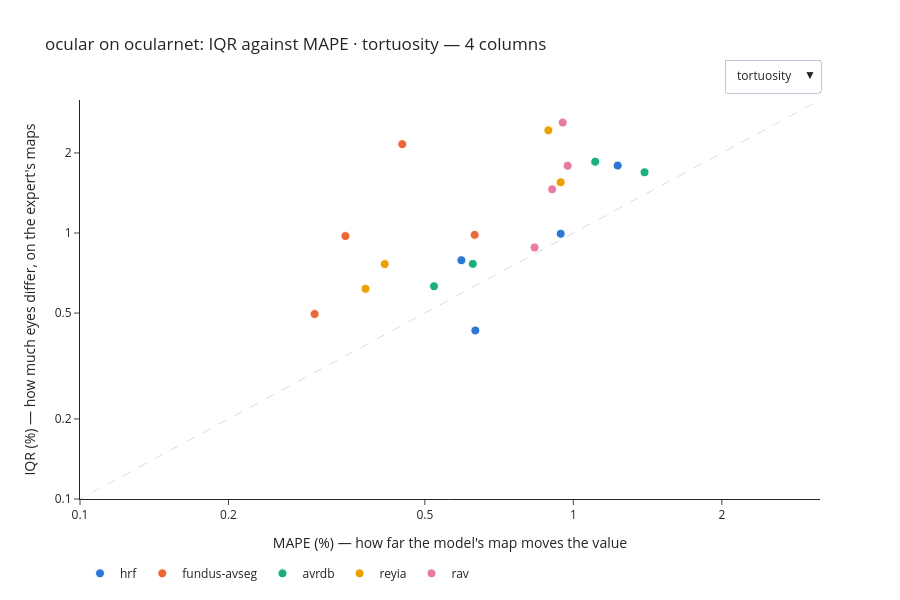

Notebook cell for this chart:
### Markdown cell above
#### 3.2.1 ocular

[ocular](../docs/projects/ocularnet.md), on OCULARNet.

### Code cell
show_iqr_against_mape("ocular")

### Figure 1 — Plotly figure (JSON) as saved in the notebook; plotly's stock layout.template omitted (floating-point values rounded to 4 significant figures)
{"data": [{"customdata": [["length_weighted_tortuosity_artery", 1.458, 0.6298, 1.725, 35], ["length_weighted_tortuosity_vein", 1.054, 0.2734, 1.061, 23], ["median_tortuosity_artery", 1.332, 0.6326, 1.823, 35], ["median_tortuosity_vein", 0.6794, -0.0628, 0.8472, 23]], "hovertemplate": "%{text}<br><i>%{customdata[0]}</i><br>MAPE %{x:.3g} % · IQR %{y:.3g} %<br>IQR/MAPE %{customdata[1]:.2f}<br>ICC(A,1) %{customdata[2]:.2f} · SNR %{customdata[3]:.2f}<br>%{customdata[4]} photographs<extra>hrf</extra>", "legendgroup": "hrf", "marker": {"color": "#2a78d6", "line": {"color": "white", "width": 1}, "size": 9}, "meta": "tortuosity", "mode": "markers", "name": "hrf", "showlegend": true, "text": ["tortuosity/hart-tau1/artery/length-weighted", "tortuosity/hart-tau1/vein/length-weighted", "tortuosity/hart-tau1/artery/median", "tortuosity/hart-tau1/vein/median"], "type": "scatter", "visible": true, "x": [1.23, 0.9427, 0.5931, 0.6329], "y": [1.793, 0.9933, 0.79, 0.43]}, {"customdata": [["length_weighted_tortuosity_artery", 4.795, 0.9655, 3.74, 100], ["length_weighted_tortuosity_vein", 1.56, 0.301, 1.094, 100], ["median_tortuosity_artery", 2.822, 0.9014, 2.562, 100], ["median_tortuosity_vein", 1.659, 0.6302, 1.343, 100]], "hovertemplate": "%{text}<br><i>%{customdata[0]}</i><br>MAPE %{x:.3g} % · IQR %{y:.3g} %<br>IQR/MAPE %{customdata[1]:.2f}<br>ICC(A,1) %{customdata[2]:.2f} · SNR %{customdata[3]:.2f}<br>%{customdata[4]} photographs<extra>fundus-avseg</extra>", "legendgroup": "fundus-avseg", "marker": {"color": "#eb6834", "line": {"color": "white", "width": 1}, "size": 9}, "meta": "tortuosity", "mode": "markers", "name": "fundus-avseg", "showlegend": true, "text": ["tortuosity/hart-tau1/artery/length-weighted", "tortuosity/hart-tau1/vein/length-weighted", "tortuosity/hart-tau1/artery/median", "tortuosity/hart-tau1/vein/median"], "type": "scatter", "visible": true, "x": [0.45, 0.6309, 0.3452, 0.299], "y": [2.158, 0.9841, 0.9739, 0.4959]}, {"customdata": [["length_weighted_tortuosity_artery", 1.673, 0.6209, 1.293, 99], ["length_weighted_tortuosity_vein", 1.213, 0.1523, 0.9994, 99], ["median_tortuosity_artery", 1.224, 0.4743, 1.202, 99], ["median_tortuosity_vein", 1.208, 0.395, 1.133, 99]], "hovertemplate": "%{text}<br><i>%{customdata[0]}</i><br>MAPE %{x:.3g} % · IQR %{y:.3g} %<br>IQR/MAPE %{customdata[1]:.2f}<br>ICC(A,1) %{customdata[2]:.2f} · SNR %{customdata[3]:.2f}<br>%{customdata[4]} photographs<extra>avrdb</extra>", "legendgroup": "avrdb", "marker": {"color": "#1baf7a", "line": {"color": "white", "width": 1}, "size": 9}, "meta": "tortuosity", "mode": "markers", "name": "avrdb", "showlegend": true, "text": ["tortuosity/hart-tau1/artery/length-weighted", "tortuosity/hart-tau1/vein/length-weighted", "tortuosity/hart-tau1/artery/median", "tortuosity/hart-tau1/vein/median"], "type": "scatter", "visible": true, "x": [1.108, 1.394, 0.6254, 0.5219], "y": [1.853, 1.691, 0.7653, 0.6305]}, {"customdata": [["length_weighted_tortuosity_artery", 2.732, 0.7661, 1.728, 554], ["length_weighted_tortuosity_vein", 1.645, 0.4522, 1.182, 554], ["median_tortuosity_artery", 1.843, 0.7228, 1.531, 554], ["median_tortuosity_vein", 1.627, 0.5772, 1.238, 554]], "hovertemplate": "%{text}<br><i>%{customdata[0]}</i><br>MAPE %{x:.3g} % · IQR %{y:.3g} %<br>IQR/MAPE %{customdata[1]:.2f}<br>ICC(A,1) %{customdata[2]:.2f} · SNR %{customdata[3]:.2f}<br>%{customdata[4]} photographs<extra>reyia</extra>", "legendgroup": "reyia", "marker": {"color": "#eda100", "line": {"color": "white", "width": 1}, "size": 9}, "meta": "tortuosity", "mode": "markers", "name": "reyia", "showlegend": true, "text": ["tortuosity/hart-tau1/artery/length-weighted", "tortuosity/hart-tau1/vein/length-weighted", "tortuosity/hart-tau1/artery/median", "tortuosity/hart-tau1/vein/median"], "type": "scatter", "visible": true, "x": [0.8901, 0.9426, 0.4146, 0.3791], "y": [2.432, 1.551, 0.7641, 0.6169]}, {"customdata": [["length_weighted_tortuosity_artery", 2.733, 0.8711, 2.554, 198], ["length_weighted_tortuosity_vein", 1.838, 0.6363, 1.348, 198], ["median_tortuosity_artery", 1.61, 0.6608, 1.947, 198], ["median_tortuosity_vein", 1.057, 0.3765, 1.305, 198]], "hovertemplate": "%{text}<br><i>%{customdata[0]}</i><br>MAPE %{x:.3g} % · IQR %{y:.3g} %<br>IQR/MAPE %{customdata[1]:.2f}<br>ICC(A,1) %{customdata[2]:.2f} · SNR %{customdata[3]:.2f}<br>%{customdata[4]} photographs<extra>rav</extra>", "legendgroup": "rav", "marker": {"color": "#e87ba4", "line": {"color": "white", "width": 1}, "size": 9}, "meta": "tortuosity", "mode": "markers", "name": "rav", "showlegend": true, "text": ["tortuosity/hart-tau1/artery/length-weighted", "tortuosity/hart-tau1/vein/length-weighted", "tortuosity/hart-tau1/artery/median", "tortuosity/hart-tau1/vein/median"], "type": "scatter", "visible": true, "x": [0.9515, 0.9738, 0.9061, 0.8345], "y": [2.601, 1.79, 1.459, 0.8823]}, {"customdata": [["area_artery", 2.889, 0.6463, 1.435, 45], ["area_vein", 2.285, 0.5039, 1.239, 45], ["length_artery", 1.399, 0.2154, 1.113, 35], ["length_vein", 1.767, 0.09504, 1.016, 23]], "hovertemplate": "%{text}<br><i>%{customdata[0]}</i><br>MAPE %{x:.3g} % · IQR %{y:.3g} %<br>IQR/MAPE %{customdata[1]:.2f}<br>ICC(A,1) %{customdata[2]:.2f} · SNR %{customdata[3]:.2f}<br>%{customdata[4]} photographs<extra>hrf</extra>", "legendgroup": "hrf", "marker": {"color": "#2a78d6", "line": {"color": "white", "width": 1}, "size": 9}, "meta": "density", "mode": "markers", "name": "hrf", "showlegend": false, "text": ["density/area/artery", "density/area/vein", "density/skeleton-length-rooted/artery", "density/skeleton-length-rooted/vein"], "type": "scatter", "visible": false, "x": [12.11, 10.3, 32.18, 48.81], "y": [34.97, 23.53, 45.02, 86.24]}, {"customdata": [["area_artery", 2.207, 0.7987, 2.005, 100], ["area_vein", 1.772, 0.7, 1.728, 100], ["length_artery", 2.261, 0.6089, 1.35, 100], ["length_vein", 1.491, 0.5755, 1.696, 100]], "hovertemplate": "%{text}<br><i>%{customdata[0]}</i><br>MAPE %{x:.3g} % · IQR %{y:.3g} %<br>IQR/MAPE %{customdata[1]:.2f}<br>ICC(A,1) %{customdata[2]:.2f} · SNR %{customdata[3]:.2f}<br>%{customdata[4]} photographs<extra>fundus-avseg</extra>", "legendgroup": "fundus-avseg", "marker": {"color": "#eb6834", "line": {"color": "white", "width": 1}, "size": 9}, "meta": "density", "mode": "markers", "name": "fundus-avseg", "showlegend": false, "text": ["density/area/artery", "density/area/vein", "density/skeleton-length-rooted/artery", "density/skeleton-length-rooted/vein"], "type": "scatter", "visible": false, "x": [6.205, 7.559, 7.955, 9.577], "y": [13.7, 13.39, 17.99, 14.28]}, {"customdata": [["area_artery", 1.474, 0.5104, 2.023, 99], ["area_vein", 1.405, 0.4035, 1.664, 99], ["length_artery", 1.852, 0.684, 2.267, 99], ["length_vein", 1.903, 0.6249, 1.723, 99]], "hovertemplate": "%{text}<br><i>%{customdata[0]}</i><br>MAPE %{x:.3g} % · IQR %{y:.3g} %<br>IQR/MAPE %{customdata[1]:.2f}<br>ICC(A,1) %{customdata[2]:.2f} · SNR %{customdata[3]:.2f}<br>%{customdata[4]} photographs<extra>avrdb</extra>", "legendgroup": "avrdb", "marker": {"color": "#1baf7a", "line": {"color": "white", "width": 1}, "size": 9}, "meta": "density", "mode": "markers", "name": "avrdb", "showlegend": false, "text": ["density/area/artery", "density/area/vein", "density/skeleton-length-rooted/artery", "density/skeleton-length-rooted/vein"], "type": "scatter", "visible": false, "x": [27.38, 22.71, 23.67, 17.52], "y": [40.35, 31.92, 43.83, 33.33]}, {"customdata": [["area_artery", 5.748, 0.9569, 3.809, 486], ["area_vein", 6.156, 0.9672, 4.265, 486], ["length_artery", 1.849, 0.6354, 2.102, 486], ["length_vein", 1.931, 0.6979, 2.405, 486]], "hovertemplate": "%{text}<br><i>%{customdata[0]}</i><br>MAPE %{x:.3g} % · IQR %{y:.3g} %<br>IQR/MAPE %{customdata[1]:.2f}<br>ICC(A,1) %{customdata[2]:.2f} · SNR %{customdata[3]:.2f}<br>%{customdata[4]} photographs<extra>reyia</extra>", "legendgroup": "reyia", "marker": {"color": "#eda100", "line": {"color": "white", "width": 1}, "size": 9}, "meta": "density", "mode": "markers", "name": "reyia", "showlegend": false, "text": ["density/area/artery", "density/area/vein", "density/skeleton-length-rooted/artery", "density/skeleton-length-rooted/vein"], "type": "scatter", "visible": false, "x": [5.643, 4.913, 21.98, 19.15], "y": [32.43, 30.25, 40.64, 36.98]}, {"customdata": [["area_artery", 4.806, 0.935, 3.264, 155], ["area_vein", 5.08, 0.9278, 3.008, 155], ["length_artery", 3.365, 0.8438, 2.575, 155], ["length_vein", 5.736, 0.934, 3.107, 155]], "hovertemplate": "%{text}<br><i>%{customdata[0]}</i><br>MAPE %{x:.3g} % · IQR %{y:.3g} %<br>IQR/MAPE %{customdata[1]:.2f}<br>ICC(A,1) %{customdata[2]:.2f} · SNR %{customdata[3]:.2f}<br>%{customdata[4]} photographs<extra>rav</extra>", "legendgroup": "rav", "marker": {"color": "#e87ba4", "line": {"color": "white", "width": 1}, "size": 9}, "meta": "density", "mode": "markers", "name": "rav", "showlegend": false, "text": ["density/area/artery", "density/area/vein", "density/skeleton-length-rooted/artery", "density/skeleton-length-rooted/vein"], "type": "scatter", "visible": false, "x": [9.63, 8.726, 12.77, 8.573], "y": [46.28, 44.33, 42.96, 49.18]}, {"customdata": [["intersections_artery", 1.078, 0.07222, 1.089, 35], ["intersections_vein", 1.908, 0.07228, 1.038, 23]], "hovertemplate": "%{text}<br><i>%{customdata[0]}</i><br>MAPE %{x:.3g} % · IQR %{y:.3g} %<br>IQR/MAPE %{customdata[1]:.2f}<br>ICC(A,1) %{customdata[2]:.2f} · SNR %{customdata[3]:.2f}<br>%{customdata[4]} photographs<extra>hrf</extra>", "legendgroup": "hrf", "marker": {"color": "#2a78d6", "line": {"color": "white", "width": 1}, "size": 9}, "meta": "topology", "mode": "markers", "name": "hrf", "showlegend": false, "text": ["topology/junctions/artery", "topology/junctions/vein"], "type": "scatter", "visible": false, "x": [59.3, 46.86], "y": [63.91, 89.39]}, {"customdata": [["intersections_artery", 1.124, 0.1885, 1.085, 100], ["intersections_vein", 1.305, 0.269, 1.227, 100]], "hovertemplate": "%{text}<br><i>%{customdata[0]}</i><br>MAPE %{x:.3g} % · IQR %{y:.3g} %<br>IQR/MAPE %{customdata[1]:.2f}<br>ICC(A,1) %{customdata[2]:.2f} · SNR %{customdata[3]:.2f}<br>%{customdata[4]} photographs<extra>fundus-avseg</extra>", "legendgroup": "fundus-avseg", "marker": {"color": "#eb6834", "line": {"color": "white", "width": 1}, "size": 9}, "meta": "topology", "mode": "markers", "name": "fundus-avseg", "showlegend": false, "text": ["topology/junctions/artery", "topology/junctions/vein"], "type": "scatter", "visible": false, "x": [29.51, 28.23], "y": [33.18, 36.84]}, {"customdata": [["intersections_artery", 1.809, 0.5975, 1.914, 99], ["intersections_vein", 2.615, 0.6327, 1.622, 99]], "hovertemplate": "%{text}<br><i>%{customdata[0]}</i><br>MAPE %{x:.3g} % · IQR %{y:.3g} %<br>IQR/MAPE %{customdata[1]:.2f}<br>ICC(A,1) %{customdata[2]:.2f} · SNR %{customdata[3]:.2f}<br>%{customdata[4]} photographs<extra>avrdb</extra>", "legendgroup": "avrdb", "marker": {"color": "#1baf7a", "line": {"color": "white", "width": 1}, "size": 9}, "meta": "topology", "mode": "markers", "name": "avrdb", "showlegend": false, "text": ["topology/junctions/artery", "topology/junctions/vein"], "type": "scatter", "visible": false, "x": [40.12, 22.94], "y": [72.58, 60.0]}, {"customdata": [["intersections_artery", 2.377, 0.6528, 2.004, 554], ["intersections_vein", 2.65, 0.7249, 2.1, 554]], "hovertemplate": "%{text}<br><i>%{customdata[0]}</i><br>MAPE %{x:.3g} % · IQR %{y:.3g} %<br>IQR/MAPE %{customdata[1]:.2f}<br>ICC(A,1) %{customdata[2]:.2f} · SNR %{customdata[3]:.2f}<br>%{customdata[4]} photographs<extra>reyia</extra>", "legendgroup": "reyia", "marker": {"color": "#eda100", "line": {"color": "white", "width": 1}, "size": 9}, "meta": "topology", "mode": "markers", "name": "reyia", "showlegend": false, "text": ["topology/junctions/artery", "topology/junctions/vein"], "type": "scatter", "visible": false, "x": [31.21, 23.83], "y": [74.19, 63.16]}, {"customdata": [["intersections_artery", 2.034, 0.6253, 1.946, 198], ["intersections_vein", 3.164, 0.8037, 2.221, 198]], "hovertemplate": "%{text}<br><i>%{customdata[0]}</i><br>MAPE %{x:.3g} % · IQR %{y:.3g} %<br>IQR/MAPE %{customdata[1]:.2f}<br>ICC(A,1) %{customdata[2]:.2f} · SNR %{customdata[3]:.2f}<br>%{customdata[4]} photographs<extra>rav</extra>", "legendgroup": "rav", "marker": {"color": "#e87ba4", "line": {"color": "white", "width": 1}, "size": 9}, "meta": "topology", "mode": "markers", "name": "rav", "showlegend": false, "text": ["topology/junctions/artery", "topology/junctions/vein"], "type": "scatter", "visible": false, "x": [30.13, 20.14], "y": [61.29, 63.71]}], "layout": {"height": 600, "legend": {"orientation": "h", "y": -0.15}, "shapes": [{"line": {"color": "#8a8984", "dash": "dash", "width": 1}, "type": "line", "x0": 0.001, "x1": 100000.0, "y0": 0.001, "y1": 100000.0}], "title": "ocular on ocularnet: IQR against MAPE · tortuosity — 4 columns", "updatemenus": [{"buttons": [{"args": [{"showlegend": [true, true, true, true, true, false, false, false, false, false, false, false, false, false, false], "visible": [true, true, true, true, true, false, false, false, false, false, false, false, false, false, false]}, {"title": "ocular on ocularnet: IQR against MAPE · tortuosity — 4 columns", "xaxis.range": [-1.0, 0.5], "xaxis.ticktext": ["0.1", "0.2", "0.5", "1", "2"], "xaxis.tickvals": [0.1, 0.2, 0.5, 1, 2], "yaxis.range": [-1.0, 0.5], "yaxis.ticktext": ["0.1", "0.2", "0.5", "1", "2"], "yaxis.tickvals": [0.1, 0.2, 0.5, 1, 2]}], "label": "tortuosity", "method": "update"}, {"args": [{"showlegend": [false, false, false, false, false, true, true, true, true, true, false, false, false, false, false], "visible": [false, false, false, false, false, true, true, true, true, true, false, false, false, false, false]}, {"title": "ocular on ocularnet: IQR against MAPE · density — 4 columns", "xaxis.range": [0.5, 2.0], "xaxis.ticktext": ["5", "10", "20", "50", "100"], "xaxis.tickvals": [5, 10, 20, 50, 100], "yaxis.range": [0.5, 2.0], "yaxis.ticktext": ["5", "10", "20", "50", "100"], "yaxis.tickvals": [5, 10, 20, 50, 100]}], "label": "density", "method": "update"}, {"args": [{"showlegend": [false, false, false, false, false, false, false, false, false, false, true, true, true, true, true], "visible": [false, false, false, false, false, false, false, false, false, false, true, true, true, true, true]}, {"title": "ocular on ocularnet: IQR against MAPE · topology — 2 columns", "xaxis.range": [1.0, 2.0], "xaxis.ticktext": ["10", "20", "50", "100"], "xaxis.tickvals": [10, 20, 50, 100], "yaxis.range": [1.0, 2.0], "yaxis.ticktext": ["10", "20", "50", "100"], "yaxis.tickvals": [10, 20, 50, 100]}], "label": "topology", "method": "update"}], "direction": "down", "showactive": true, "x": 1, "xanchor": "right", "y": 1.02, "yanchor": "bottom"}], "xaxis": {"range": [-1.0, 0.5], "ticktext": ["0.1", "0.2", "0.5", "1", "2"], "tickvals": [0.1, 0.2, 0.5, 1, 2], "title": {"text": "MAPE (%) — how far the model's map moves the value"}, "type": "log"}, "yaxis": {"range": [-1.0, 0.5], "ticktext": ["0.1", "0.2", "0.5", "1", "2"], "tickvals": [0.1, 0.2, 0.5, 1, 2], "title": {"text": "IQR (%) — how much eyes differ, on the expert's maps"}, "type": "log"}}}
